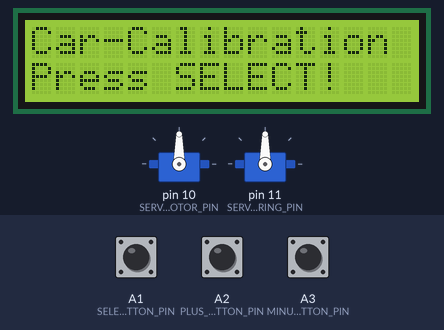
The sketch below on a simulated Arduino Uno, built with avr-gcc and run on an emulated ATmega328P. On the bench: 2 × servo, 16×2 character LCD. Inputs (shaded band) come from the test bench; at power-on: A1 (SELECT_BUTTON_PIN) HIGH, A2 (PLUS_BUTTON_PIN) HIGH, A3 (MINUS_BUTTON_PIN) HIGH.

Above: at 1.2 s.
1.3 s: A1 (SELECT_BUTTON_PIN) pulled LOW for 0.15 s
At 1.8 s:
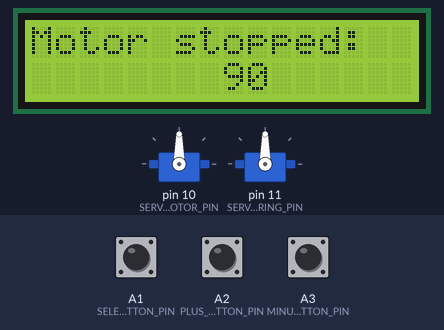
2.9 s: A1 (SELECT_BUTTON_PIN) pulled LOW for 1 s
At 4.0 s:
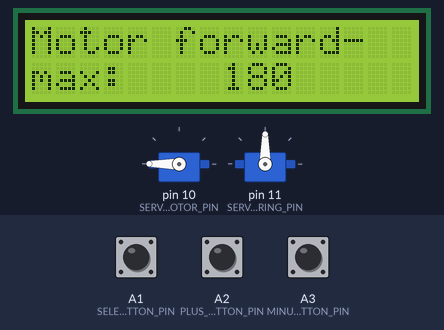
5.4 s: A1 (SELECT_BUTTON_PIN) pulled LOW for 0.15 s
At 6.2 s:
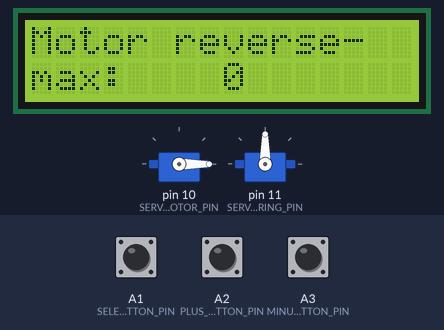
7.0 s: A2 (PLUS_BUTTON_PIN) pulled LOW for 3.2 s
At 11.4 s:
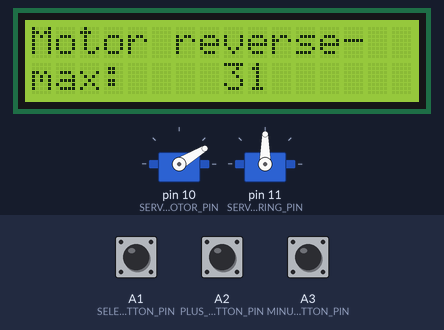
11.7 s: A1 (SELECT_BUTTON_PIN) pulled LOW for 3.2 s
At 12.8 s:
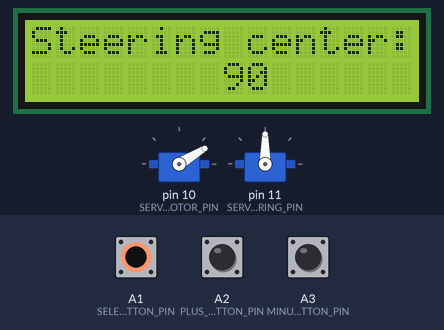
16.4 s: A1 (SELECT_BUTTON_PIN) pulled LOW for 0.15 s
At 17.4 s:
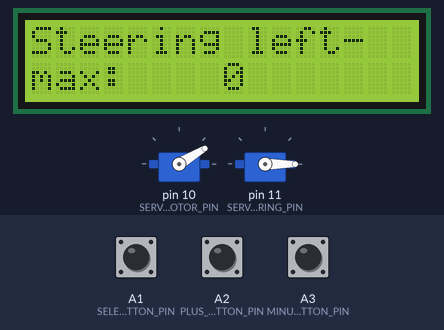
Timing chart, 0 to 19.0 s (numbered marks = the images above; inputs shaded):
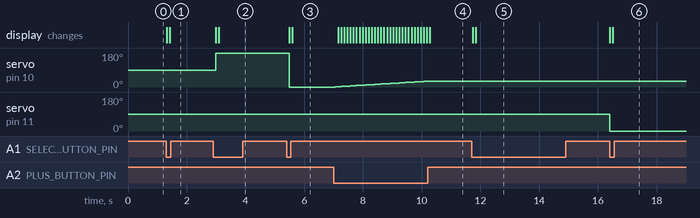

The sketch:

CalibrateMotors.ino
```cpp
/*
 * CrazyCars - CalibrateMotors
 *
 * CrazyCars: Convert RC-cars to autonomous driving cars using an Arduino instead of the remote control.
 * With this calibration tool you can adapt the RC-car motor controls values for the plattform.
 * @author: Bernhard Wallisch
 *
  */

/////////////////////////////////////////////////////////////////////////

/*
 * Debugging-Features:
 *
 * Enable Debugging output on the Serial-Monitor with defining DEBUG.
 */
//#define DEBUG

#ifdef DEBUG
  #define TRACE(msg) Serial.println(msg)
#else
  #define TRACE(msg)
#endif //DEBUG

/*
 * LCD-Display:
 *
 * The values are interactivly shown and set with the help of the LCD.
 * If you don't use a LCD the comment out the following line. (use DEBUG instead)
 */
#define LCD

#ifdef LCD
  #include <LiquidCrystal.h>      // for 1602 LCD
  LiquidCrystal lcd(13, 12, 5, 4, 3, 2);
#endif //LCD

/*
 * Buttons:
 */
#define SELECT_BUTTON_PIN A1
#define PLUS_BUTTON_PIN A2
#define MINUS_BUTTON_PIN A3

bool isSelectButtonDown = false;
bool lastSelectButtonState = false;
bool isPlusButtonDown = false;
bool isMinusButtonDown = false;

/*
 * Servos:
 */
#include <Servo.h>

#define SERVO_MOTOR_PIN 10
#define SERVO_STEERING_PIN 11

Servo servoMotor;
Servo servoSteering;


#define SELECT_NONE 0
#define SELECT_MOTOR_STOP 1
#define SELECT_MOTOR_FORWARD_MAX 2
#define SELECT_MOTOR_REVERSE_MAX 3
#define SELECT_STEERING_CENTER 4
#define SELECT_STEERING_LEFT_MAX 5
#define SELECT_STEERING_RIGHT_MAX 6
#define SELECT_MAX 6
int select = SELECT_NONE;

const char* Names[][2] = {
  { "Car-Calibration ", "Press SELECT!   " },
  { "Motor stopped:  ", "" },
  { "Motor forward-  ", "max: " },
  { "Motor reverse-  ", "max: " },
  { "Steering center:", "" },
  { "Steering left-  ", "max: " },
  { "Steering right- ", "max: " },
};

#define VALUE_MIN 0
#define VALUE_MAX 255
int values[] = {
  0,
  90,
  180,
  0,
  90,
  0,
  180
};


void setup() {
  // Initialize pins for buttons
  pinMode(SELECT_BUTTON_PIN, INPUT_PULLUP);
  pinMode(PLUS_BUTTON_PIN, INPUT_PULLUP);
  pinMode(MINUS_BUTTON_PIN, INPUT_PULLUP);

  #ifdef DEBUG
    // Initialize Serial Monitor (for debugging purposes)
    Serial.begin(115200);
    // wait until serial port opens for native USB devices
    while (! Serial) {
      delay(1);
    }
  #endif //DEBUG

  // Initialize Servos
  servoMotor.attach(SERVO_MOTOR_PIN);
  servoSteering.attach(SERVO_STEERING_PIN);

  #ifdef LCD
    // Initialize LCD
    lcd.begin(16, 2); // 16 columns in 2 rows
  #endif //LCD

  TRACE( Names[select][0] );
  TRACE( Names[select][1] );
}


void loop() {
  // display
  #ifdef LCD
    lcd.setCursor(0, 0);
    lcd.print( Names[select][0] );
    lcd.setCursor(0, 1);
    lcd.print( Names[select][1] );
    if( select > SELECT_NONE ) {
      lcd.setCursor(8, 1);
      lcd.print( F("    ") );
      lcd.setCursor(8, 1);
      lcd.print( String(values[select]) );
    }
  #endif //LCD

  // button control
  isSelectButtonDown = !digitalRead(SELECT_BUTTON_PIN);
  if( lastSelectButtonState != isSelectButtonDown ) {
    if( isSelectButtonDown ) {
      select++;
      if( select > SELECT_MAX )
        select = SELECT_NONE;

      TRACE( Names[select][0] );
      TRACE( Names[select][1] );
      #ifdef LCD
        lcd.clear();
      #endif //LCD
    }
    lastSelectButtonState = isSelectButtonDown;
  }

  isPlusButtonDown = !digitalRead(PLUS_BUTTON_PIN);
  if( select > SELECT_NONE && isPlusButtonDown ) {
    values[select]++;
    if( values[select] > VALUE_MAX )
      values[select] = VALUE_MAX;
  }

  isMinusButtonDown = !digitalRead(MINUS_BUTTON_PIN);
  if( select > SELECT_NONE && isMinusButtonDown ) {
    values[select]--;
    if( values[select] < VALUE_MIN )
      values[select] = VALUE_MIN;
  }

  // control the servos
  switch( select ) {
    case SELECT_MOTOR_STOP:
    case SELECT_MOTOR_FORWARD_MAX:
    case SELECT_MOTOR_REVERSE_MAX:
      servoMotor.write( values[select] );
      break;

    case SELECT_STEERING_CENTER:
    case SELECT_STEERING_LEFT_MAX:
    case SELECT_STEERING_RIGHT_MAX:
      servoSteering.write( values[select] );
      break;
  }

  TRACE( String(values[select]) );
  delay(100);
}
```

Measured:
- after the input at 1.3 s, the display: first changes at once (image 1 shows a later state)
- after the input at 2.9 s, servo on pin 10 (SERVO_MOTOR_PIN): 90° → 180° after 0.08 s; the display: first changes after 0.08 s (image 2 shows a later state)
- after the input at 5.4 s, servo on pin 10 (SERVO_MOTOR_PIN): 180° → 0° after 0.09 s; the display: first changes after 0.09 s (image 3 shows a later state)
- after the input at 7.0 s, servo on pin 10 (SERVO_MOTOR_PIN): moves from 0° to 31° over 3.1 s, starting after 0.05 s; the display: first changes after 0.15 s (image 4 shows a later state)
- after the input at 11.7 s, the display: first changes at once (image 5 shows a later state)
- after the input at 16.4 s, servo on pin 11 (SERVO_STEERING_PIN): 90° → 0° at once; the display: first changes at once (image 6 shows a later state)
